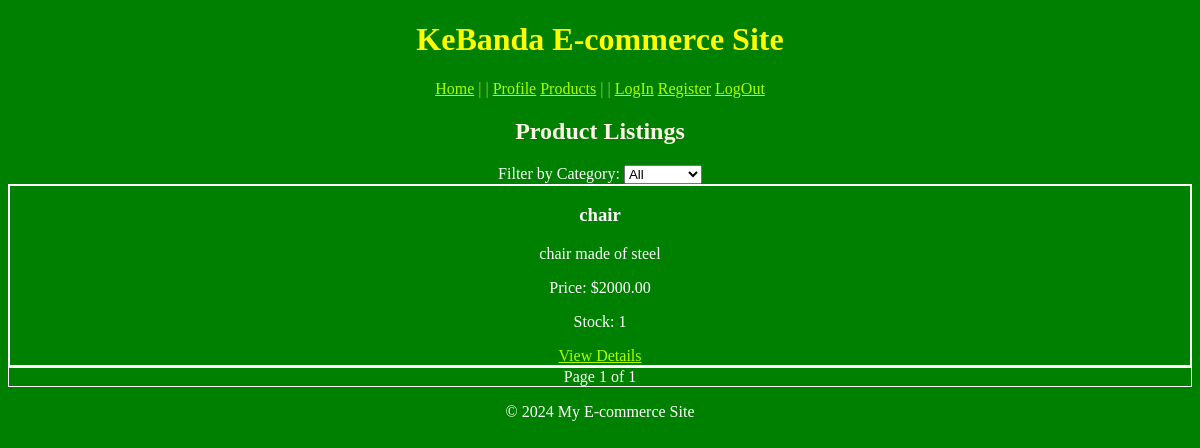
/products/products-listing/, run on an earlier commit of the app's database.
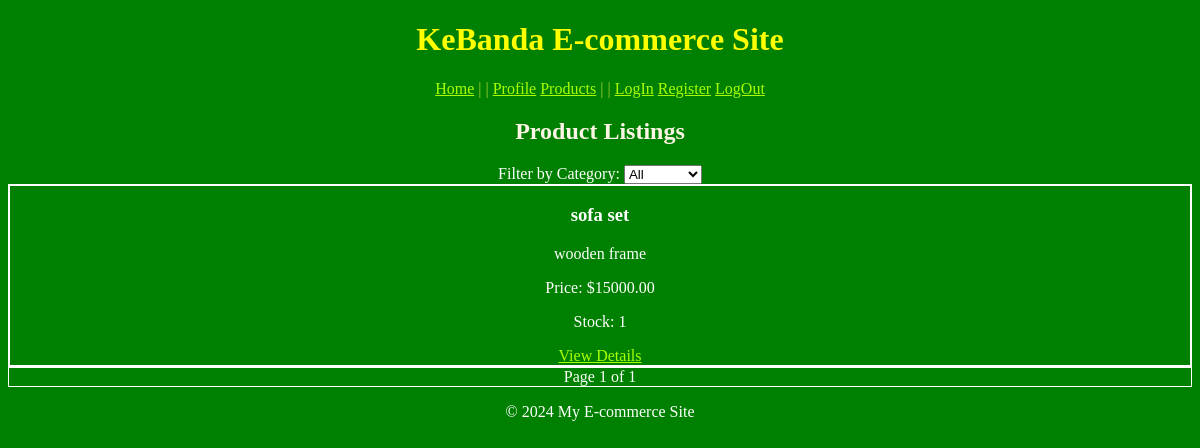
And on a later commit of the database.
### products/models.py (models this page shows, shortened)
class Product(models.Model):
    name = models.CharField(max_length=255)
    slug = models.SlugField(max_length=255, unique=True)
    description = models.TextField()
    price = models.DecimalField(max_digits=10, decimal_places=2)
    stock = models.PositiveIntegerField()
    image = models.ImageField(upload_to='products/')
    category = models.ForeignKey(Category, on_delete=models.CASCADE, related_name='products')
    created_at = models.DateTimeField(auto_now_add=True)
    updated_at = models.DateTimeField(auto_now=True)

### products/views.py (the view)
# urls.py: path('products-listing/', views.product_list, name='product_list'),
def product_list(request):
    category_filter = request.GET.get('category', None)
    products = Product.objects.all()
    if category_filter:
        products = products.filter(category__id=category_filter)
    paginator = Paginator(products, 10)  # Show 10 products per page
    page_number = request.GET.get('page')
    page_obj = paginator.get_page(page_number)
    categories = Category.objects.all()
    context = {
        'page_obj': page_obj,
        'categories': categories,
        'selected_category': category_filter,
    }
    return render(request, 'products/product_list.html', context)

### products/templates/products/product_list.html (shortened to what this page needs)
{% extends "base.html" %}
{% block content %}
<h2>Product Listings</h2>
<form method="get">
    <label for="category">Filter by Category:</label>
    <select name="category" id="category" onchange="this.form.submit()">
        <option value="">All</option>
    </select>
</form>
<div class="product-list">
    {% for product in page_obj %}
        <div class="product-item">
            <h3>{{ product.name }}</h3>
            <p>{{ product.description|truncatewords:20 }}</p>
            <p>Price: ${{ product.price }}</p>
            <p>Stock: {{ product.stock }}</p>
            <a href="{% url 'product_detail' product.id %}">View Details</a>
        </div>
    {% endfor %}
</div>
<div class="pagination">
    <span class="step-links">
        <span class="current-page">
            Page {{ page_obj.number }} of {{ page_obj.paginator.num_pages }}
        </span>
    </span>
</div>
{% endblock %}

### templates/base.html (shortened to what this page needs)
<!DOCTYPE html>
<html lang="en">
<head>
</head>
<body>
    <header>
        <h1>KeBanda E-commerce Site</h1>
        <nav>
            <a href="{% url 'home' %}">Home</a>
            <span>|    |</span>
            <a href="{% url 'profile' %}">Profile</a>
            <a href="{% url 'product_list' %}">Products</a>
            <span>|    |</span>
            <a href="{% url 'login' %}">LogIn</a>
            <a href="{% url 'register' %}">Register</a>
            <a href="{% url 'logout' %}">LogOut</a>
        </nav>
    </header>
    <main>
        {% block content %}{% endblock %}
    </main>
    <footer>
        <p>&copy; 2024 My E-commerce Site</p>
    </footer>
</body>
</html>

### templates/base.html (style rules this page uses)
body { background-color: green; text-align: center; color: white; }
div { border: solid white 1px; }
nav { color: yellowgreen; }
a { color: rgb(170, 255, 0); }
h1 { color: yellow; }
h2 { color: oldlace; }

What changed in the data, as far as the page shows it:
removed Product: name "chair", description "chair made of steel", price "2000.00", stock "1"
added Product: name "sofa set", description "wooden frame", price "15000.00", stock "1"
